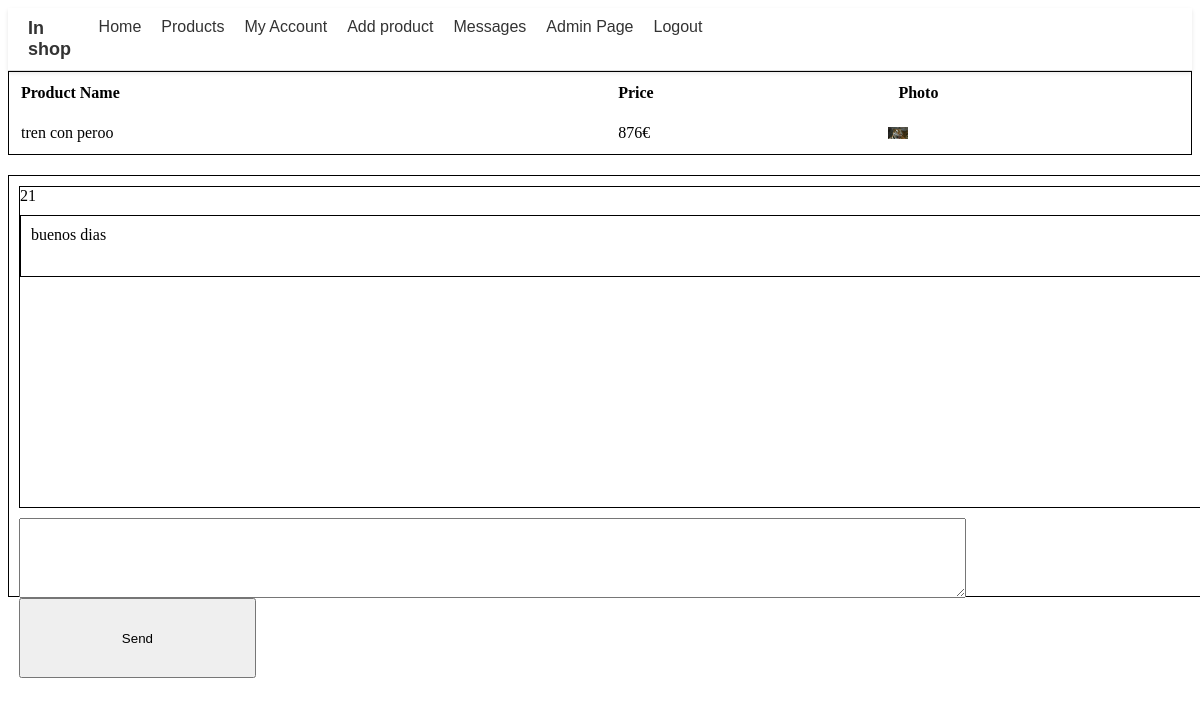
Page /php/chat/chat_product.php?product_id=24 (signed in) on the committed database.
### tables this page shows
CREATE TABLE `product` (
  `product_id` int(9) NOT NULL,
  `product_name` varchar(30) NOT NULL,
  `price` float NOT NULL DEFAULT 0,
  `user_id` int(11) NOT NULL,
  `photo` text DEFAULT NULL,
  `description` text DEFAULT NULL,
  `user_name` varchar(50) NOT NULL,
  `upload_date` date NOT NULL DEFAULT current_timestamp()
);

CREATE TABLE `chat` (
  `chat_id` int(11) NOT NULL,
  `user_id_buyer` int(11) NOT NULL,
  `user_id_seller` int(11) NOT NULL,
  `product_id` int(11) NOT NULL,
  `message` text NOT NULL,
  `date` date NOT NULL DEFAULT current_timestamp(),
  `seen` tinyint(1) NOT NULL DEFAULT current_timestamp()
);

CREATE TABLE `messages` (
  `chat_id` int(11) NOT NULL,
  `user_id_buyer` int(11) NOT NULL,
  `message` text NOT NULL,
  `mesage_date` date NOT NULL DEFAULT current_timestamp(),
  `user_id_seller` int(11) NOT NULL
);

### php/chat/chat_product.php (the view, shortened to what this page needs)
<?php
include '../navbar.php';
function ft_get_product_info()
{
    $product_id = $_GET['product_id'];
    $connexion = ft_create_conexion();
    $sql = "SELECT * FROM product WHERE product_id = ?";
    $stmt = $connexion->prepare($sql);
    $stmt->bind_param("i", $product_id);
    $stmt->execute();
    $result = $stmt->get_result();
    if ($result->num_rows > 0)
    {
        $row = $result->fetch_assoc();
        return $row;
    }
    else
    {
        $connexion->close();
        return false;
    }
}
$product = ft_get_product_info();
function ft_get_photos($photo_folder)
{
    $photos = [];
    $folder_path = $_SERVER['DOCUMENT_ROOT'] . "/tfg_shop/images/products/" . $photo_folder;
    if (file_exists($folder_path)) {
        $files = scandir($folder_path);
        foreach ($files as $file)
        {
            if ($file != '.' && $file != '..')
            {
                $photos[] = $file;
            }
        }
    }
    return $photos;
}
function ft_print_table_product_info($product)
{
    echo "<table class='table table-bordered' style='width:100%; height:40px; border: 1px solid black;'>";
    echo "<tr style='text-align: left;'>";
    echo "<th style='padding: 10px;'>Product Name</th>";
    echo "<th style='padding: 10px;'>Price</th>";
    echo "<th style='padding: 10px;'>Photo</th>";
    echo "</tr>";
    echo "<tr style='vertical-align: middle;'>";
    echo "<td style='padding: 10px;'>" . $product['product_name'] . "</td>";
    echo "<td style='padding: 10px;'>" . $product['price'] . "€</td>";
    echo "<td style='padding: 0px; border: 0px;'width:100%; height:100%;>";
    $photos = ft_get_photos($product['photo']);
    echo "<div class='image-gallery' id='product-{$product['product_id']}' style='padding: 0px; border: 0px;'width:100%; height:100%;>";
    if (count($photos) > 0)
    {
        echo "<img src='/tfg_shop/images/products/{$product['photo']}/{$photos[0]}' width='20px'>";
    }
    echo "</div>";
    echo "</td>";
    echo "</tr>";
    echo "</table>";
}
function ft_get_chat_id($product)
{
    $product_id = $_GET['product_id'];
    $connexion = ft_create_conexion();
    $sql = "SELECT chat_id FROM chat WHERE product_id = ? && (user_id_buyer = ? )";
    $stmt = $connexion->prepare($sql);
    $stmt->bind_param("ii", $product_id,  $_COOKIE['user_id']);
    $stmt->execute();
    $result = $stmt->get_result();
    $row = $result->fetch_assoc();
    return $row['chat_id'];
}
function ft_get_chat_messages($chat_id)
{
    $connexion = ft_create_conexion();
    $sql = "SELECT * FROM messages WHERE chat_id = ?";
    $stmt = $connexion->prepare($sql);
    $stmt->bind_param("i", $chat_id);
    $stmt->execute();
    $result = $stmt->get_result();
    $messages = [];
    if ($result->num_rows > 0)
    {
        while ($row = $result->fetch_assoc())
        {
            $messages[] = $row;
        }
    }
    return $messages;
}
function ft_print_chat_messages($messages)
{
    foreach ($messages as $message)
    {
        echo "<div style='width: 100%; height: 40px; border: 1px solid black; margin-top: 10px; padding: 10px;'>";
        echo "<p style='margin: 0px;'>" . $message['message'] . "</p>";
        echo "</div>";
    }
}
?>
<!DOCTYPE html>
<html lang="en">
<head>
</head>
<body>
    <?php
        ft_print_table_product_info($product);
    ?>
<div id="chat-container" style="width: 100%; height: 400px; border: 1px solid black; margin-top: 20px; padding: 10px;">
        <div id="chat-box" style="width: 100%; height: 80%; border: 1px solid black; overflow-y: scroll;">
            <?php
                $chat_id = ft_get_chat_id($product);
                echo $chat_id;
                $messages = ft_get_chat_messages($chat_id);
                ft_print_chat_messages($messages);
            ?>
        </div>
        <div id="message-input" style="width: 100%; height: 20%; margin-top: 10px;">
            <textarea id="message-text" style="width: 80%; height: 100%;"></textarea>
            <button id="send-button" style="width: 20%; height: 100%;">Send</button>
        </div>
    </div>
</body>
</html>

### rows in the picture
product: product_name "tren con peroo", price "876", photo (picture)
chat: chat_id "21"
messages: message "buenos dias"
